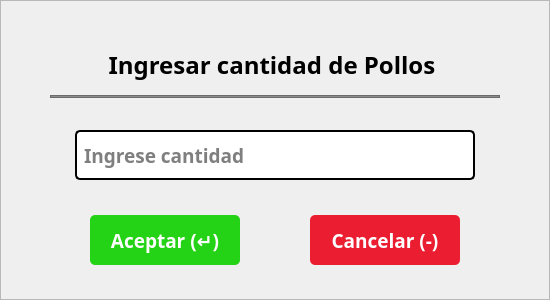
   <widget class="QFrame" name="frmIngresarCantidad">
    <property name="geometry">
     <rect>
      <x>1240</x>
      <y>1120</y>
      <width>550</width>
      <height>300</height>
     </rect>
    </property>
    <property name="styleSheet">
     <string notr="true">#frmIngresarCantidad{background-color: rgb(255, 255, 255);
color: rgb(0, 0, 0);
border:none;
border-radius: 10px;
border: 2px solid #D9D9D9;}</string>
    </property>
    <property name="frameShape">
     <enum>QFrame::StyledPanel</enum>
    </property>
    <property name="frameShadow">
     <enum>QFrame::Raised</enum>
    </property>
    <widget class="QLabel" name="lblTextoIngresarCantidad">
     <property name="geometry">
      <rect>
       <x>50</x>
       <y>35</y>
       <width>450</width>
       <height>60</height>
      </rect>
     </property>
     <property name="font">
      <font>
       <family>Poppins</family>
       <pointsize>18</pointsize>
       <weight>75</weight>
       <bold>true</bold>
      </font>
     </property>
     <property name="text">
      <string>Ingresar cantidad de Pollos </string>
     </property>
     <property name="alignment">
      <set>Qt::AlignCenter</set>
     </property>
    </widget>
    <widget class="QLineEdit" name="txtCantidadParaIngresar">
     <property name="geometry">
      <rect>
       <x>75</x>
       <y>130</y>
       <width>400</width>
       <height>50</height>
      </rect>
     </property>
     <property name="font">
      <font>
       <family>Poppins</family>
       <pointsize>14</pointsize>
       <weight>75</weight>
       <bold>true</bold>
      </font>
     </property>
     <property name="styleSheet">
      <string notr="true">background-color: rgb(255, 255, 255);
color: rgb(0, 0, 0);
border-radius: 5px;
border: 2px solid #000;
padding: 5px</string>
     </property>
     <property name="text">
      <string/>
     </property>
     <property name="placeholderText">
      <string>Ingrese cantidad</string>
     </property>
    </widget>
    <widget class="QPushButton" name="btnAceptarFrmRegistrarCantidad">
     <property name="geometry">
      <rect>
       <x>90</x>
       <y>215</y>
       <width>150</width>
       <height>50</height>
      </rect>
     </property>
     <property name="font">
      <font>
       <family>Poppins</family>
       <pointsize>14</pointsize>
       <weight>75</weight>
       <bold>true</bold>
      </font>
     </property>
     <property name="cursor">
      <cursorShape>PointingHandCursor</cursorShape>
     </property>
     <property name="styleSheet">
      <string notr="true">background-color: rgb(36, 211, 21);
color: rgb(255, 255, 255);
border:none;
border-radius: 5px;</string>
     </property>
     <property name="text">
      <string>Aceptar (↵)</string>
     </property>
     <property name="flat">
      <bool>false</bool>
     </property>
    </widget>
    <widget class="QPushButton" name="btnCancelarFrmRegistrarCantidad">
     <property name="geometry">
      <rect>
       <x>310</x>
       <y>215</y>
       <width>150</width>
       <height>50</height>
      </rect>
     </property>
     <property name="font">
      <font>
       <family>Poppins</family>
       <pointsize>14</pointsize>
       <weight>75</weight>
       <bold>true</bold>
      </font>
     </property>
     <property name="cursor">
      <cursorShape>PointingHandCursor</cursorShape>
     </property>
     <property name="styleSheet">
      <string notr="true">background-color: rgb(234, 29, 49);
color: rgb(255, 255, 255);
border:none;
border-radius: 5px;</string>
     </property>
     <property name="text">
      <string>Cancelar (-)</string>
     </property>
    </widget>
    <widget class="QFrame" name="frame_2">
     <property name="geometry">
      <rect>
       <x>50</x>
       <y>95</y>
       <width>450</width>
       <height>3</height>
      </rect>
     </property>
     <property name="styleSheet">
      <string notr="true">background-color: rgb(139, 139, 139);</string>
     </property>
     <property name="frameShape">
      <enum>QFrame::StyledPanel</enum>
     </property>
     <property name="frameShadow">
      <enum>QFrame::Raised</enum>
     </property>
    </widget>
    <zorder>txtCantidadParaIngresar</zorder>
    <zorder>btnAceptarFrmRegistrarCantidad</zorder>
    <zorder>btnCancelarFrmRegistrarCantidad</zorder>
    <zorder>frame_2</zorder>
    <zorder>lblTextoIngresarCantidad</zorder>
   </widget>
